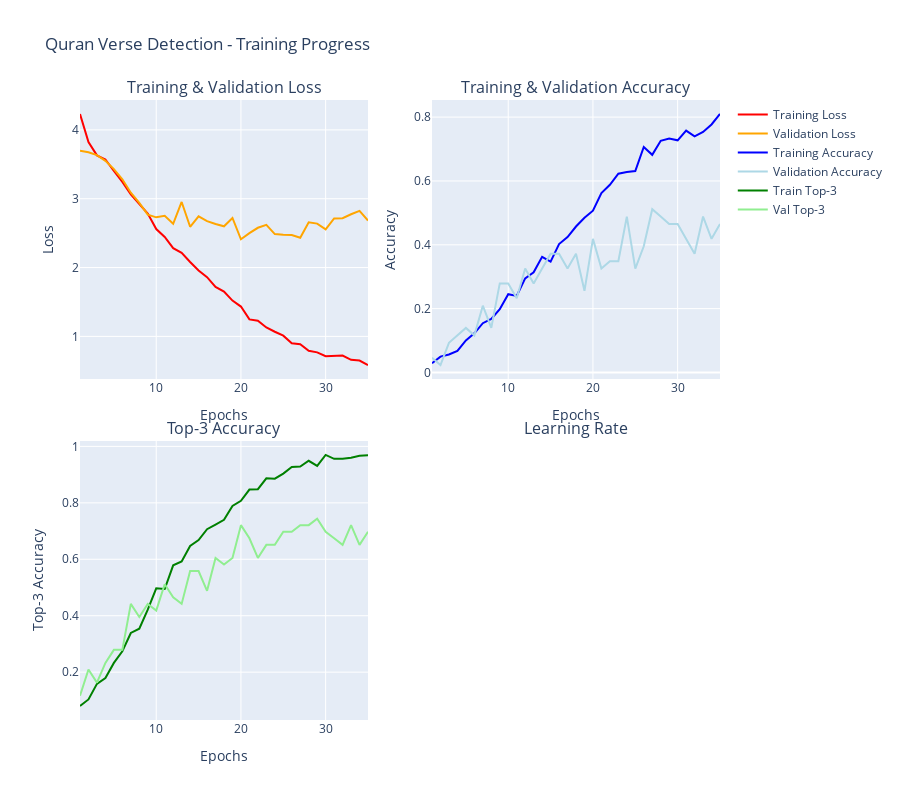

Here is the notebook cell this chart was saved with:
### Code cell
# ======= MAIN EXECUTION: TRAIN MODEL =======

if len(X) > 0:
    print("🎯 TRAINING QURAN VERSE DETECTION MODEL")
    print("=" * 60)
    
    # Train the model
    trained_model, training_history, trained_encoder = train_quran_model(
        X, y, model_name="quran_model_final", save_model=True
    )
    
    print(f"\n🎉 TRAINING COMPLETED!")
    print("=" * 50)
    
    # Plot training results
    print("📊 Generating training plots...")
    training_plot = plot_training_results(training_history)
    
    print(f"\n✅ Model saved successfully!")
    print(f"📁 Location: model_saves_quran_model_final/")
    print(f"🎯 Ready for testing!")
else:
    print("❌ Cannot train: No data loaded")

### Figure 1 — Plotly figure (JSON) as saved in the notebook; plotly's stock layout.template omitted (floating-point values rounded to 4 significant figures)
{"data": [{"line": {"color": "red"}, "mode": "lines", "name": "Training Loss", "type": "scatter", "x": [1, 2, 3, 4, 5, 6, 7, 8, 9, 10, 11, 12, 13, 14, 15, 16, 17, 18, 19, 20, 21, 22, 23, 24, 25, 26, 27, 28, 29, 30, 31, 32, 33, 34, 35], "xaxis": "x", "y": [4.232, 3.823, 3.63, 3.57, 3.403, 3.246, 3.064, 2.917, 2.783, 2.559, 2.444, 2.281, 2.213, 2.081, 1.958, 1.86, 1.719, 1.652, 1.52, 1.433, 1.247, 1.229, 1.129, 1.068, 1.01, 0.8988, 0.8868, 0.7905, 0.768, 0.7121, 0.715, 0.7215, 0.659, 0.6493, 0.5834], "yaxis": "y"}, {"line": {"color": "orange"}, "mode": "lines", "name": "Validation Loss", "type": "scatter", "x": [1, 2, 3, 4, 5, 6, 7, 8, 9, 10, 11, 12, 13, 14, 15, 16, 17, 18, 19, 20, 21, 22, 23, 24, 25, 26, 27, 28, 29, 30, 31, 32, 33, 34, 35], "xaxis": "x", "y": [3.697, 3.676, 3.634, 3.55, 3.43, 3.283, 3.087, 2.939, 2.768, 2.73, 2.752, 2.635, 2.953, 2.593, 2.744, 2.675, 2.632, 2.6, 2.721, 2.411, 2.5, 2.578, 2.619, 2.486, 2.477, 2.473, 2.433, 2.657, 2.638, 2.554, 2.714, 2.717, 2.774, 2.823, 2.683], "yaxis": "y"}, {"line": {"color": "blue"}, "mode": "lines", "name": "Training Accuracy", "type": "scatter", "x": [1, 2, 3, 4, 5, 6, 7, 8, 9, 10, 11, 12, 13, 14, 15, 16, 17, 18, 19, 20, 21, 22, 23, 24, 25, 26, 27, 28, 29, 30, 31, 32, 33, 34, 35], "xaxis": "x2", "y": [0.02893, 0.04959, 0.05647, 0.06749, 0.1006, 0.1226, 0.1543, 0.168, 0.1983, 0.2452, 0.2397, 0.2948, 0.314, 0.3623, 0.3471, 0.4022, 0.4242, 0.4573, 0.4848, 0.5069, 0.562, 0.5882, 0.6226, 0.6281, 0.6309, 0.7066, 0.6818, 0.7259, 0.7328, 0.7273, 0.7576, 0.7397, 0.7534, 0.7769, 0.8099], "yaxis": "y2"}, {"line": {"color": "lightblue"}, "mode": "lines", "name": "Validation Accuracy", "type": "scatter", "x": [1, 2, 3, 4, 5, 6, 7, 8, 9, 10, 11, 12, 13, 14, 15, 16, 17, 18, 19, 20, 21, 22, 23, 24, 25, 26, 27, 28, 29, 30, 31, 32, 33, 34, 35], "xaxis": "x2", "y": [0.04651, 0.02326, 0.09302, 0.1163, 0.1395, 0.1163, 0.2093, 0.1395, 0.2791, 0.2791, 0.2326, 0.3256, 0.2791, 0.3256, 0.3721, 0.3721, 0.3256, 0.3721, 0.2558, 0.4186, 0.3256, 0.3488, 0.3488, 0.4884, 0.3256, 0.3953, 0.5116, 0.4884, 0.4651, 0.4651, 0.4186, 0.3721, 0.4884, 0.4186, 0.4651], "yaxis": "y2"}, {"line": {"color": "green"}, "mode": "lines", "name": "Train Top-3", "type": "scatter", "x": [1, 2, 3, 4, 5, 6, 7, 8, 9, 10, 11, 12, 13, 14, 15, 16, 17, 18, 19, 20, 21, 22, 23, 24, 25, 26, 27, 28, 29, 30, 31, 32, 33, 34, 35], "xaxis": "x3", "y": [0.07989, 0.1033, 0.1584, 0.1791, 0.2328, 0.2741, 0.3388, 0.354, 0.4215, 0.4972, 0.4945, 0.5785, 0.5923, 0.6474, 0.668, 0.7066, 0.7231, 0.7397, 0.7893, 0.8072, 0.8471, 0.8485, 0.8871, 0.8857, 0.9036, 0.927, 0.9284, 0.949, 0.9311, 0.9697, 0.9559, 0.9559, 0.9601, 0.9669, 0.9683], "yaxis": "y3"}, {"line": {"color": "lightgreen"}, "mode": "lines", "name": "Val Top-3", "type": "scatter", "x": [1, 2, 3, 4, 5, 6, 7, 8, 9, 10, 11, 12, 13, 14, 15, 16, 17, 18, 19, 20, 21, 22, 23, 24, 25, 26, 27, 28, 29, 30, 31, 32, 33, 34, 35], "xaxis": "x3", "y": [0.1163, 0.2093, 0.1628, 0.2326, 0.2791, 0.2791, 0.4419, 0.3953, 0.4419, 0.4186, 0.5116, 0.4651, 0.4419, 0.5581, 0.5581, 0.4884, 0.6047, 0.5814, 0.6047, 0.7209, 0.6744, 0.6047, 0.6512, 0.6512, 0.6977, 0.6977, 0.7209, 0.7209, 0.7442, 0.6977, 0.6744, 0.6512, 0.7209, 0.6512, 0.6977], "yaxis": "y3"}], "layout": {"annotations": [{"font": {"size": 16}, "showarrow": false, "text": "Training & Validation Loss", "x": 0.225, "xanchor": "center", "xref": "paper", "y": 1, "yanchor": "bottom", "yref": "paper"}, {"font": {"size": 16}, "showarrow": false, "text": "Training & Validation Accuracy", "x": 0.775, "xanchor": "center", "xref": "paper", "y": 1, "yanchor": "bottom", "yref": "paper"}, {"font": {"size": 16}, "showarrow": false, "text": "Top-3 Accuracy", "x": 0.225, "xanchor": "center", "xref": "paper", "y": 0.45, "yanchor": "bottom", "yref": "paper"}, {"font": {"size": 16}, "showarrow": false, "text": "Learning Rate", "x": 0.775, "xanchor": "center", "xref": "paper", "y": 0.45, "yanchor": "bottom", "yref": "paper"}], "height": 800, "showlegend": true, "title": {"text": "Quran Verse Detection - Training Progress"}, "xaxis": {"anchor": "y", "domain": [0, 0.45], "title": {"text": "Epochs"}}, "xaxis2": {"anchor": "y2", "domain": [0.55, 1], "title": {"text": "Epochs"}}, "xaxis3": {"anchor": "y3", "domain": [0, 0.45], "title": {"text": "Epochs"}}, "xaxis4": {"anchor": "y4", "domain": [0.55, 1], "title": {"text": "Epochs"}}, "yaxis": {"anchor": "x", "domain": [0.55, 1], "title": {"text": "Loss"}}, "yaxis2": {"anchor": "x2", "domain": [0.55, 1], "title": {"text": "Accuracy"}}, "yaxis3": {"anchor": "x3", "domain": [0, 0.45], "title": {"text": "Top-3 Accuracy"}}, "yaxis4": {"anchor": "x4", "domain": [0, 0.45], "title": {"text": "Learning Rate"}}}}
